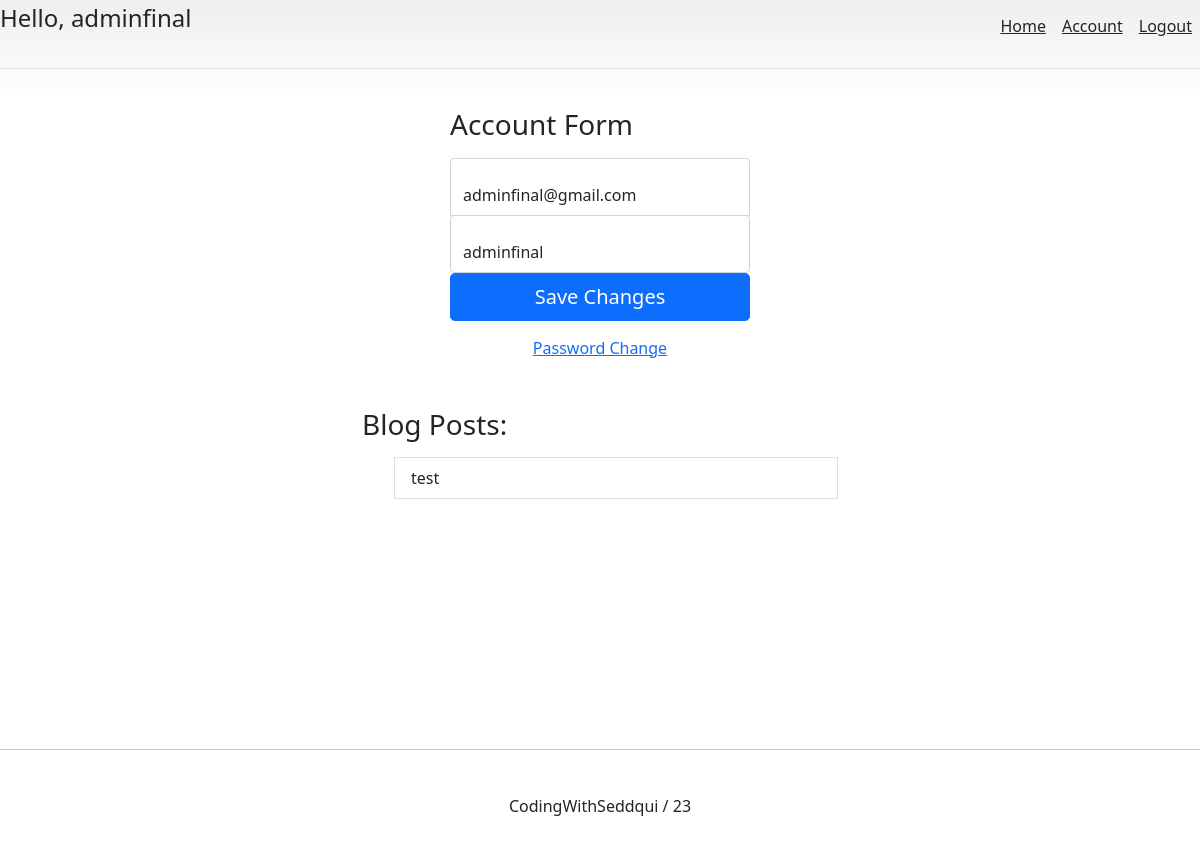
/account/ (signed in), run on an earlier commit of the app's database.
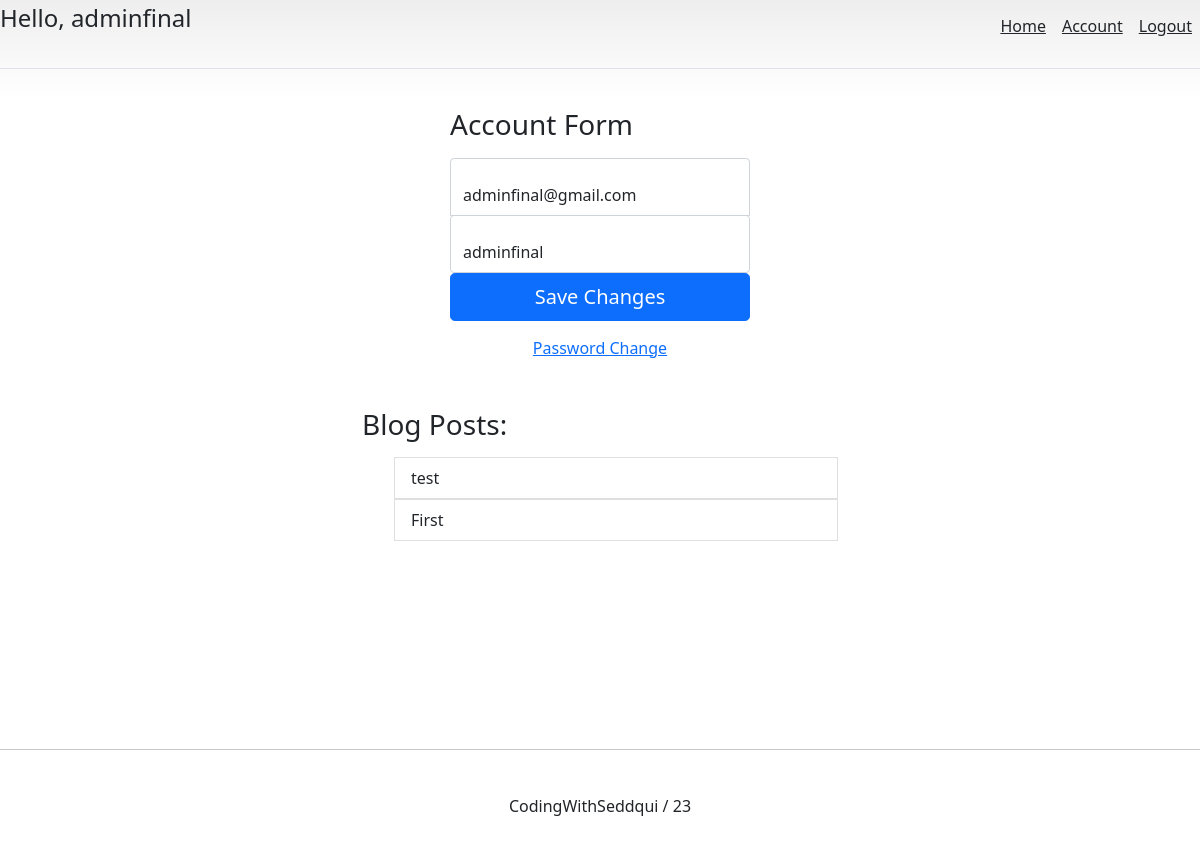
And on a later commit of the database.
### account/models.py (models this page shows, shortened)
class Account(AbstractBaseUser):
    email=models.EmailField(verbose_name="email", max_length=60, unique=True)
    username=models.CharField(max_length=30, unique=True)
    date_joined=models.DateTimeField(verbose_name="date joined", auto_now_add=True)
    last_login=models.DateTimeField(verbose_name="last_login", auto_now_add=True)
    is_admin=models.BooleanField(default=False)
    is_active=models.BooleanField(default=True)
    is_staff=models.BooleanField(default=False)
    is_Superuser=models.BooleanField(default=False)
    USERNAME_FIELD='email'
    REQUIRED_FIELDS=['username', ]
    objects=MyAccountManager()

### blog/models.py (models this page shows)
class BlogPost(models.Model):
    title          =models.CharField(max_length=50, null=False, blank=False)
    body           =models.TextField(max_length=5000, null=False, blank=False)
    image          =models.ImageField(upload_to=upload_location, null=False, blank=False)
    date_published =models.DateTimeField(auto_now=True, verbose_name="date published")
    date_updated   =models.DateTimeField(auto_now=True, verbose_name="date updated")
    author         =models.ForeignKey(settings.AUTH_USER_MODEL, on_delete=models.CASCADE)
    slug           = models.SlugField(blank=True, unique=True)
    def __str__(self):
        return self.title

### account/views.py (the view)
# urls.py: path('account/',account_view, name='account'),
def account_view(request):
    if not request.user.is_authenticated:
        return redirect("login")
    context={}
    if request.POST:
        form=AccountUpdateForm(request.POST, instance=request.user)
        if form.is_valid():
            form.initial={
                "email":request.POST['email'],
                "username":request.POST['username']
            }
            form.save()
            context['Succes_message']="Updated"
    else:
        form =AccountUpdateForm(
            initial={
            "email":request.user.email,
            "username":request.user.username,
            }
        )
    context['account_form']=form
    blog_posts=BlogPost.objects.filter(author=request.user)
    context['blog_posts']=blog_posts
    return render(request, 'account/account.html', context)

### account/forms.py (shortened to what this page needs)
class AccountUpdateForm(forms.ModelForm):
    class Meta:
        model=Account
        fields=('email', 'username')

### account/templates/account/account.html (shortened to what this page needs)
{% extends 'base.html' %}
{% block content %}
<form class="account-form" method="post">{% csrf_token %}
    <h1 class="h3 mb-3 fw-normal">Account Form </h1>
    <div class="form-floating">
      <input type="email" name="email" class="form-control" id="InputEmailaddress" placeholder="name@example.com" value="{{account_form.initial.email}}">
    </div>
    <div class="form-floating">
      <input type="text" name="username" class="form-control" id="InputUsername" placeholder="username" value="{{account_form.initial.username}}">
    </div>
        <button class="w-100 btn btn-lg btn-primary" type="submit">Save Changes</button>
  </form>
  <div class="d-flex flex-column">
    <a class="m-auto" href="{% url 'password_change' %}">Password Change</a>
  </div>
  <div class="container mt-4 p-4">
    <div class="row">
        <div class="blog-posts">
            <h3 class="mb-3 font-weight-normal">Blog Posts:</h3>
            {% if blog_posts %}
            <ul>
                {% for post in blog_posts %}
                <a href="{% url 'blog:detail'  post.slug %}" style="text-decoration: none;">
                <li class="list-group-item">{{post}}</li>
                </a>
                {% endfor  %}
            </ul>
            {% else %}
                <p>You have no blog post. Create a post <a href="{% url 'blog:create' %}">here</a>.</p>
            {% endif %}
        </div>
    </div>
  </div>
{% endblock content %}

### templates/base.html (shortened to what this page needs)
<!DOCTYPE html>
<html lang="en">
<head>
    {% include 'snippets/header.html' %}
</head>
<body>
    <div class="main">
        {% block  content %}
        {% endblock content %}
    </div>
    {% include 'snippets/footer.html' %}
</body>
</html>

### templates/snippets/header.html (shortened to what this page needs)
<link href="https://cdn.jsdelivr.net/npm/bootstrap@5.0.2/dist/css/bootstrap.min.css" rel="stylesheet">
    <div class="d-flex flex-column flex-md-row align-items-center pb-3 mb-4 border-bottom">
        <a href="/" class="d-flex align-items-center text-dark text-decoration-none">
          {% if request.user.is_authenticated %}
          <span class="fs-4"><p>Hello, {{request.user.username}}</p></span>
          {% endif %}
        </a>
        <nav class="d-inline-flex mt-2 mt-md-0 ms-md-auto">
            {% if request.user.is_authenticated %}
                <a class="p-2 text-dark" href="{% url 'home' %}">Home</a>
                <a class="p-2 text-dark" href="{% url 'account' %}">Account</a>
                <a class="p-2 text-dark"  href="{% url 'logout' %}"> Logout </a>
            {% else %}
                <a class="p-2 text-dark" href="{% url 'home' %}">Home</a>
                <a class="p-2 text-dark" href="{% url 'login' %}">Login</a>
                <a class="btn btn-outline-primary" href="{% url 'register' %}">Register</a>|
            {% endif %}
        </nav>
      </div>

### templates/snippets/footer.html (shortened to what this page needs)
<hr>
<div class="d-flex flex-row align-items-center footer">
    <p class="m-auto">CodingWithSeddqui / 23</p>
</div>

### templates/snippets/header.html (style rules this page uses)
body { background-image: linear-gradient(180deg, #eee, #fff 100px, #fff); }
.container { max-width: 960px; }

### templates/snippets/base_css.html (style rules this page uses)
body { background-color: #f2f2f2; }

### templates/base.html (style rules this page uses)
.main { min-height: 80vh; height: 100%; }

### account/templates/account/account.html (style rules this page uses)
.account-form { width: 100%; max-width: 330px; padding: 15px; margin: auto; }
.account-form input[type="email"] { margin-bottom: -1px; border-bottom-right-radius: 0; border-bottom-left-radius: 0; }
.blog-posts { margin: auto; max-width: 500px; width: 100%; }

### templates/snippets/footer.html (style rules this page uses)
.footer { min-height: 80px; }

What changed in the data, as far as the page shows it:
added BlogPost: title "First"
